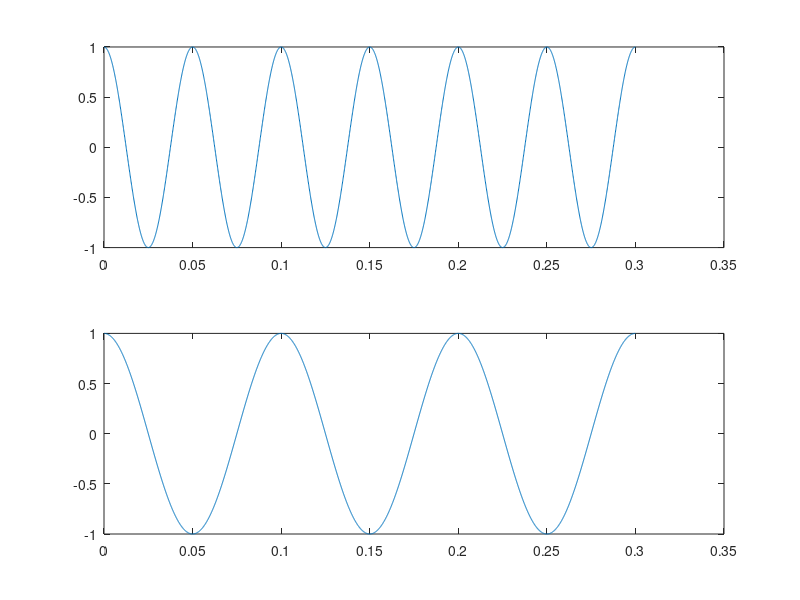
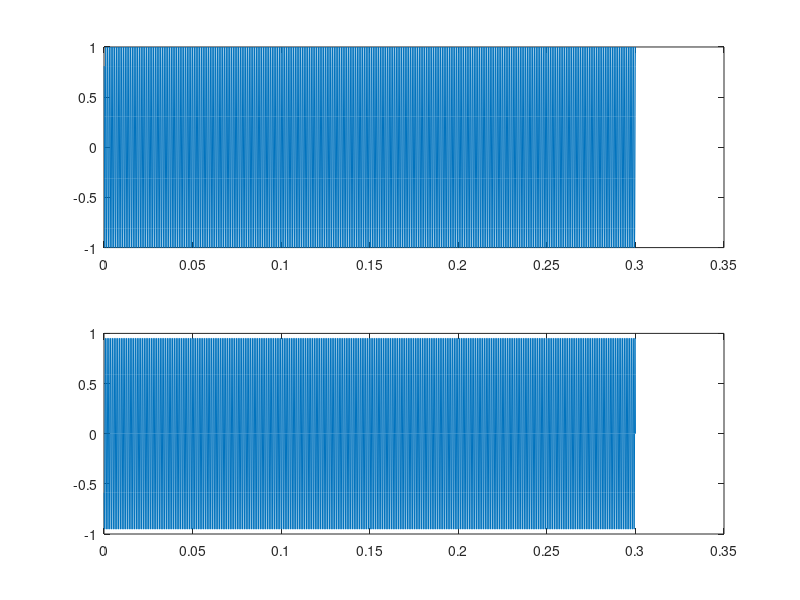
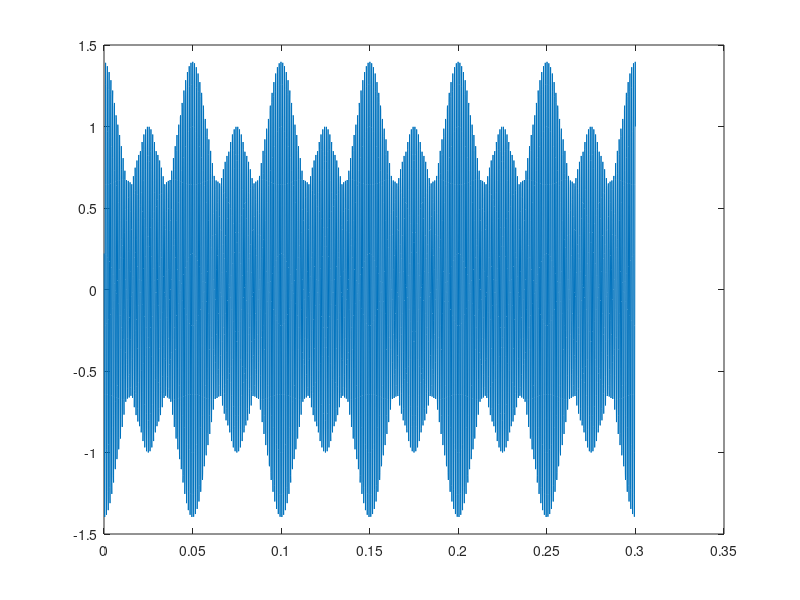
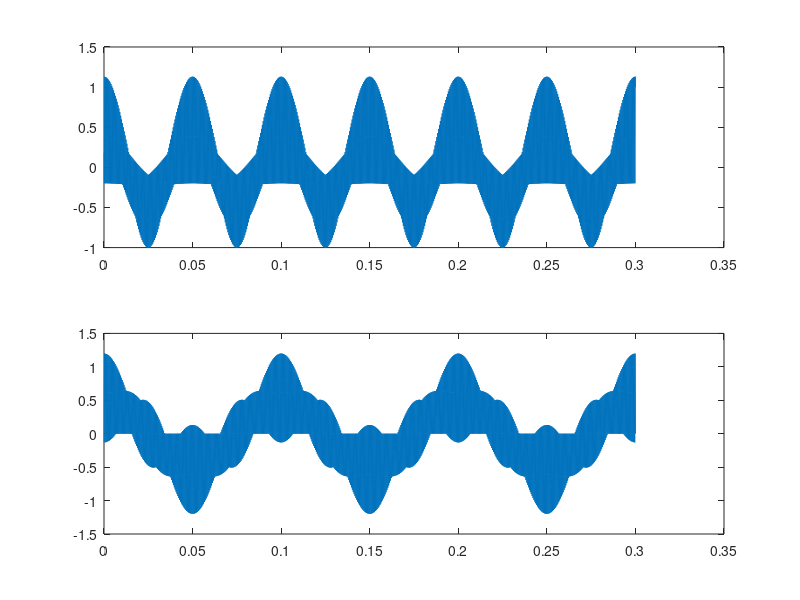

The MATLAB script that drew these images, in order:
time = .3;
Ts = 1/10000;
t = Ts:Ts:time;
lent = length(t);
fm1 = 20;
fm2 = 10;
m1 = cos(2*pi*fm1*t);
m2 = cos(2*pi*fm2*t);
fc = 1000;
phi1 = 0;
phi2 = pi;
c1 = cos(2*pi*fc*t + phi1);
c2 = sin(2*pi*fc*t + phi2);
v = m1.*c1 + m2.*c2;

x1 = v .* c1;
x2 = v .* c2;
fbe = [0 0.1 0.2 1];
damps = [1 1 0 0];
fl = 100;
b = remez(fl, fbe, damps);
s1 = 2 * filter(b, 1, x1);
s2 = 2 * filter(b, 1, x2);


subplot(2, 1, 1);
plot(t, m1);
subplot(2, 1, 2);
plot(t, m2);

figure,
subplot(2, 1, 1);
plot(t, c1);
subplot(2, 1, 2);
plot(t, c2);

figure,
plot(t, v);

figure,
subplot(2, 1, 1);
plot(t, x1);
subplot(2, 1, 2);
plot(t, x2);

figure,
subplot(2, 1, 1);
plot(t, s1);
subplot(2, 1, 2);
plot(t, s2);

